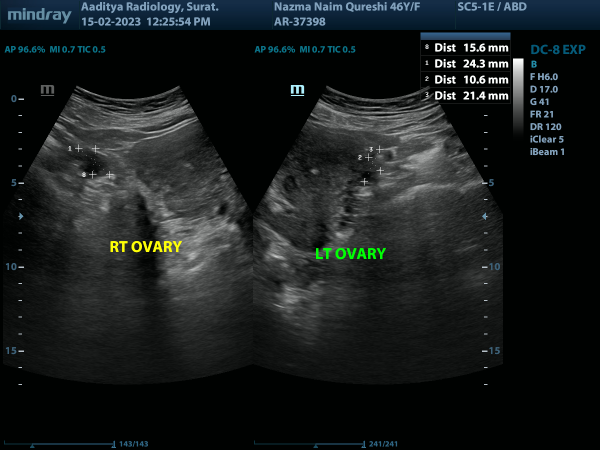
#> input picture 7.png, 1200 x 900 px (shown at 1/2 size)
$ python extract-png.py
#> lines starting #> are read from the running program, lines starting #| are printed output that depends on the picture; after the words box and inside, x2 and y2 are one past the last pixel; in counts of white or black regions, pixels touching at a corner belong together
import cv2
import numpy as np
import pytesseract
from PIL import Image

# --- CONFIGURATION ---
pytesseract.pytesseract.tesseract_cmd = r'C:\Program Files\Tesseract-OCR\tesseract.exe'
image_path = "7.png"

# --- TUNING PARAMETER ---
# This is your "zoom" level.
# 2 means 2x larger, 3 means 3x larger. Start with 2 or 3.
scale_factor = 6

# --- Load the image with OpenCV ---
img_cv = cv2.imread(image_path)
#> img_cv is the input picture: shape (900, 1200, 3); mean B, G, R 28.8, 28.7, 24.3

# --- ======================================================= ---
# --- New: ZOOM (UPSCALE) THE IMAGE ---
# --- ======================================================= ---
# Get the original dimensions
width = int(img_cv.shape[1] * scale_factor)
height = int(img_cv.shape[0] * scale_factor)
dim = (width, height)

# Resize the image. cv2.INTER_CUBIC is a high-quality method for enlarging.
img_cv = cv2.resize(img_cv, dim, interpolation=cv2.INTER_CUBIC)
# --- ======================================================= ---


# --- PATH A: Process Green and Yellow Text (using HSV) ---
hsv = cv2.cvtColor(img_cv, cv2.COLOR_BGR2HSV)
lower_green = np.array([35, 40, 40])
upper_green = np.array([85, 255, 255])
lower_yellow = np.array([20, 100, 100])
upper_yellow = np.array([30, 255, 255])
mask_green = cv2.inRange(hsv, lower_green, upper_green)
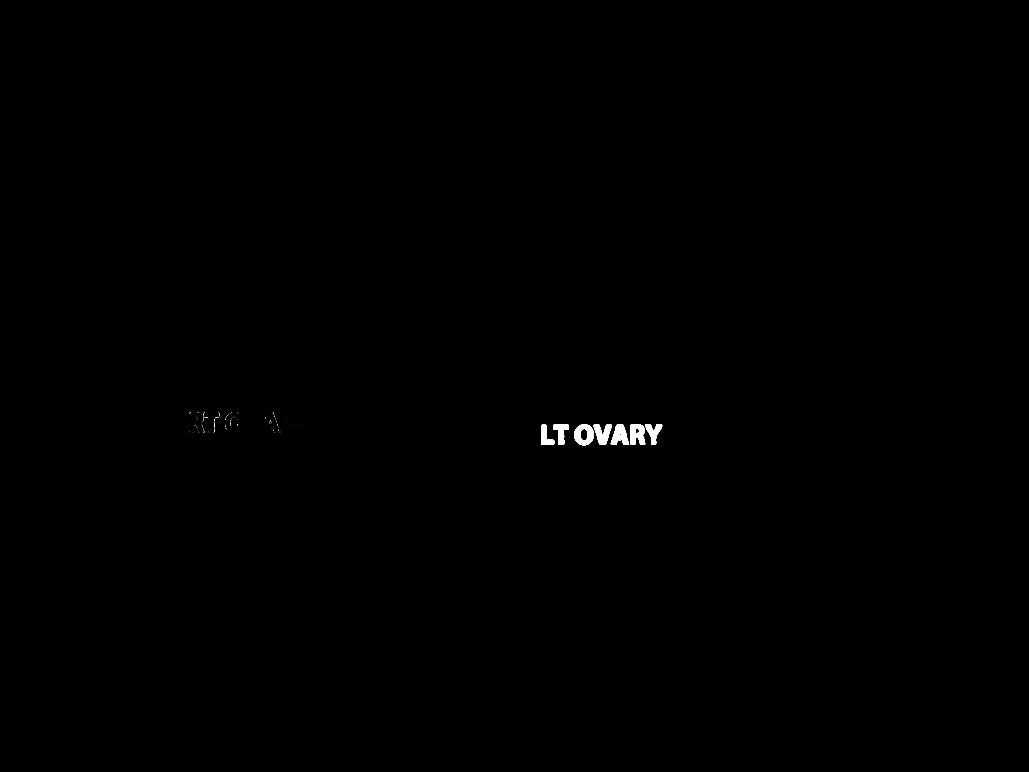
#> mask_green: shape (5400, 7200) (shown at 1/7 size); 0.17% white; 184 white regions (177 under 20 px), largest, box (x1, y1, x2, y2) and area: (4023, 2973, 4155, 3117) 12105, (4413, 2973, 4519, 3111) 11196, (4275, 2973, 4402, 3111) 10668
mask_yellow = cv2.inRange(hsv, lower_yellow, upper_yellow)
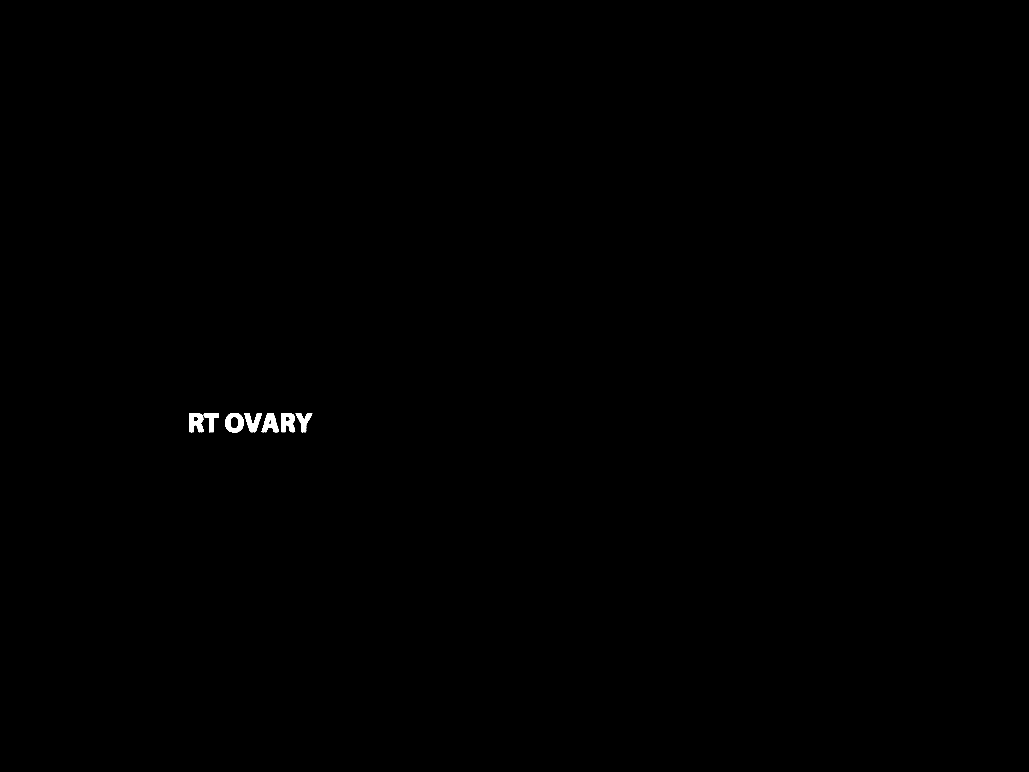
#> mask_yellow: shape (5400, 7200) (shown at 1/7 size); 0.15% white; 15 white regions (8 under 20 px), largest, box (x1, y1, x2, y2) and area: (1577, 2891, 1705, 3029) 10085, (1325, 2891, 1424, 3025) 9579, (1967, 2891, 2066, 3026) 9551
combined_color_mask = cv2.bitwise_or(mask_green, mask_yellow)

# --- PATH B: Process White Text (using Grayscale Threshold) ---
# THIS IS THE CORRECTED LINE:
gray = cv2.cvtColor(img_cv, cv2.COLOR_BGR2GRAY)
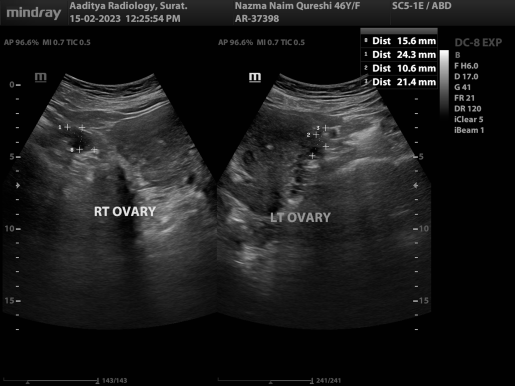
#> gray: shape (5400, 7200) (shown at 1/14 size); min 0, max 255, mean 27.2

# Adjust the threshold value if needed.
_, mask_white = cv2.threshold(gray, 200, 255, cv2.THRESH_BINARY)
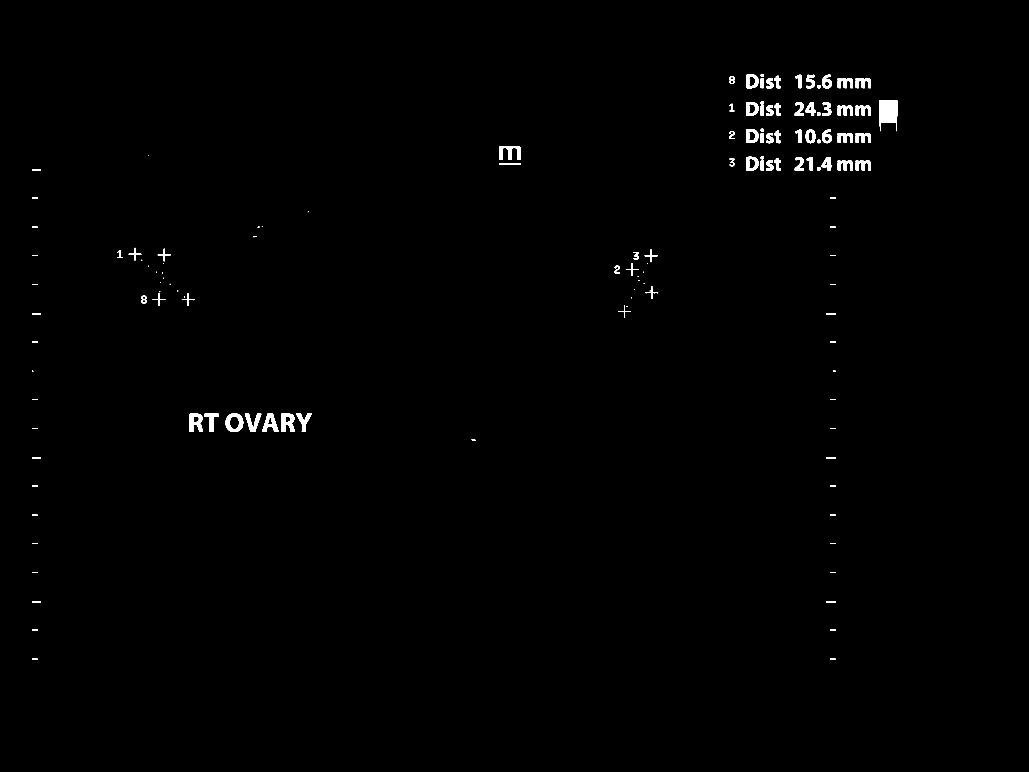
#> mask_white: shape (5400, 7200) (shown at 1/7 size); 0.55% white; 133 white regions (25 under 20 px), largest, box (x1, y1, x2, y2) and area: (6157, 703, 6281, 918) 18942, (3493, 1022, 3646, 1120) 8732, (1580, 2894, 1702, 3024) 7910

# --- Combine all masks together ---
final_mask = cv2.bitwise_or(combined_color_mask, mask_white)
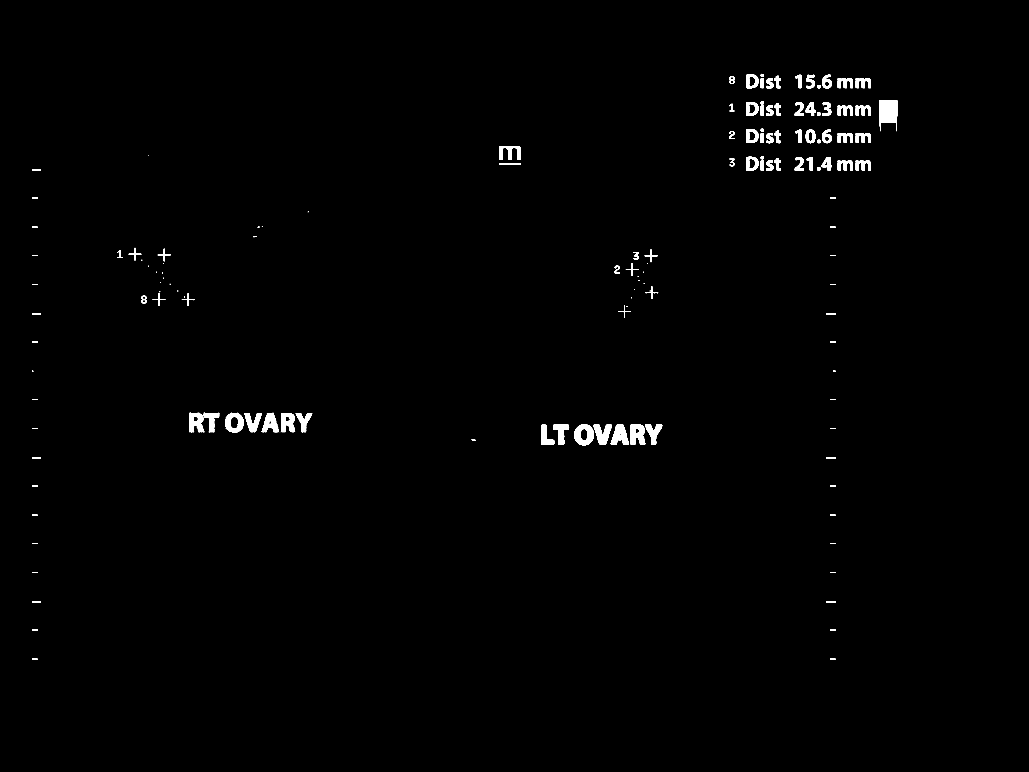
#> final_mask: shape (5400, 7200) (shown at 1/7 size); 0.75% white; 325 white regions (210 under 20 px), largest, box (x1, y1, x2, y2) and area: (6157, 703, 6281, 918) 18942, (4023, 2973, 4155, 3117) 12105, (4413, 2973, 4519, 3111) 11196

# --- Optional but Recommended: Refine the Mask ---
# This helps make characters more solid after upscaling.
kernel = np.ones((2,2), np.uint8)
final_mask = cv2.morphologyEx(final_mask, cv2.MORPH_CLOSE, kernel)
#> final_mask: shape (5400, 7200); 0.76% white; 257 white regions (140 under 20 px), largest, box (x1, y1, x2, y2) and area: (6158, 704, 6282, 919) 18942, (4024, 2974, 4156, 3118) 12108, (4414, 2974, 4520, 3112) 11197

# --- Create a clean image for OCR ---
# Create a new white background image
final_image = np.full(img_cv.shape, 255, dtype=np.uint8)
# Use the final combined mask to copy the text (now in black) onto the white background
np.copyto(final_image, 0, where=final_mask[:,:,None] == 255)

# --- Perform OCR ---
final_image_pil = Image.fromarray(cv2.cvtColor(final_image, cv2.COLOR_BGR2RGB))
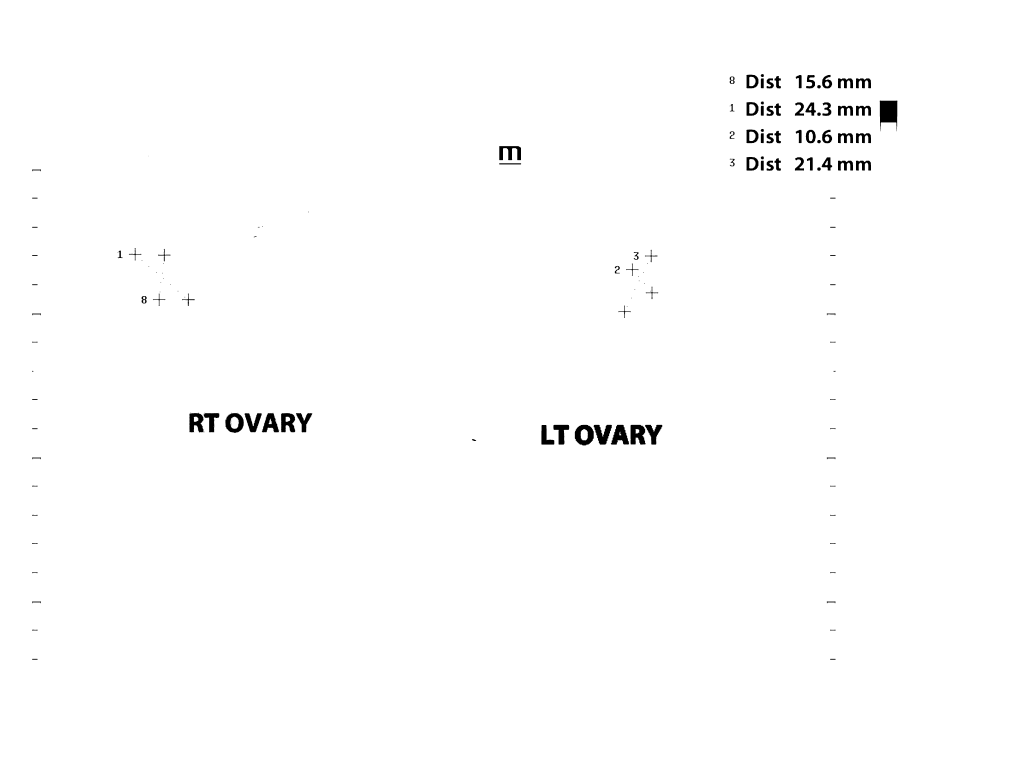
#> final_image_pil: PIL image 7200x5400 RGB (shown at 1/7 size); 99.2% white; 257 black regions (140 under 20 px), largest, box (x1, y1, x2, y2) and area: (6158, 704, 6282, 919) 18942, (4024, 2974, 4156, 3118) 12108, (4414, 2974, 4520, 3112) 11197

# You can save the intermediate image to see what Tesseract is processing
# This is VERY helpful for debugging!
final_image_pil.save("processed_for_ocr.png")

# Optional but Recommended: Add Tesseract Configuration
# --psm 6 assumes a single uniform block of text.
custom_config = r'--oem 3 --psm 6'

#> (the run stopped early here; a loop or call above may not have finished)

$ run again, with 0.png copied over 7.png
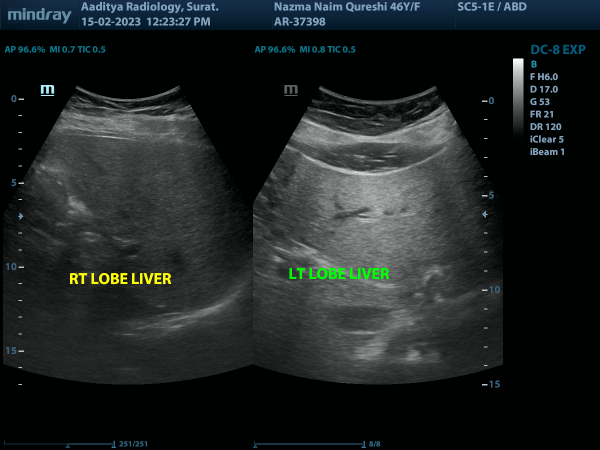
#> input picture 0.png, 1200 x 900 px (shown at 1/2 size)
#> img_cv is the input picture: shape (900, 1200, 3); mean B, G, R 34.9, 35.2, 30.7
#> `mask_green = cv2.inRange(hsv, lower_green, upper_green)`:
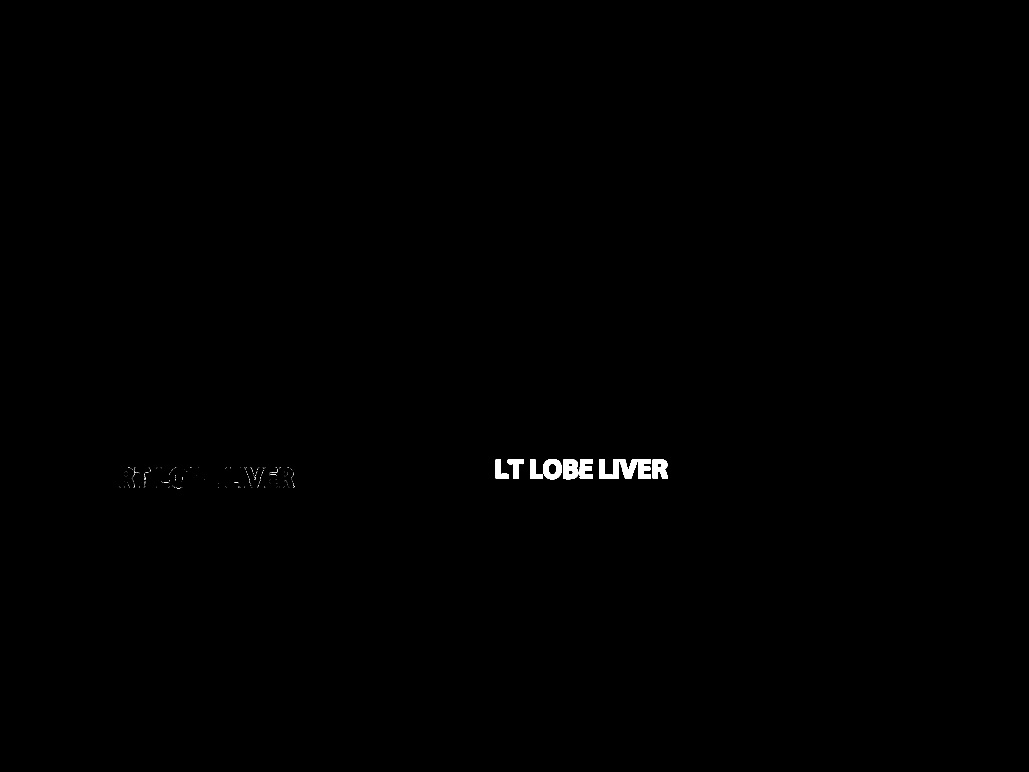
#> mask_green: shape (5400, 7200) (shown at 1/7 size); 0.25% white; 368 white regions (353 under 20 px), largest, box (x1, y1, x2, y2) and area: (3801, 3214, 3933, 3356) 11815, (3945, 3214, 4049, 3356) 11716, (4569, 3214, 4676, 3351) 10991
#> mask_yellow: shape (5400, 7200); 0.22% white; 19 white regions (8 under 20 px), largest, box (x1, y1, x2, y2) and area: (1331, 3275, 1430, 3412) 10201, (1187, 3275, 1315, 3414) 10096, (839, 3275, 938, 3409) 9542
#> mask_white: shape (5400, 7200); 0.28% white; 70 white regions (5 under 20 px), largest, box (x1, y1, x2, y2) and area: (6157, 703, 6281, 918) 18942, (493, 1022, 646, 1120) 8732, (1334, 3279, 1426, 3407) 8049
#> `final_image_pil = Image.fromarray(cv2.cvtColor(final_image, cv2.COLOR_..`:
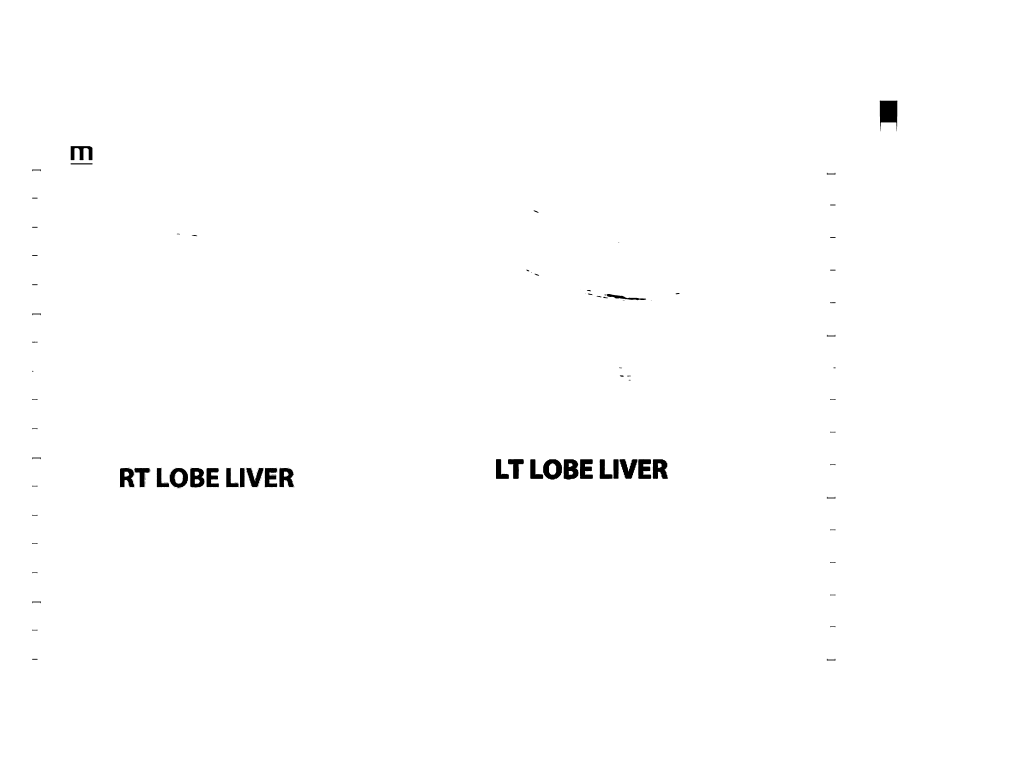
#> final_image_pil: PIL image 7200x5400 RGB (shown at 1/7 size); 99.4% white; 311 black regions (226 under 20 px), largest, box (x1, y1, x2, y2) and area: (6158, 704, 6282, 919) 18942, (3802, 3215, 3934, 3357) 11820, (3946, 3215, 4050, 3357) 11723

$ run again, with 1.png copied over 7.png
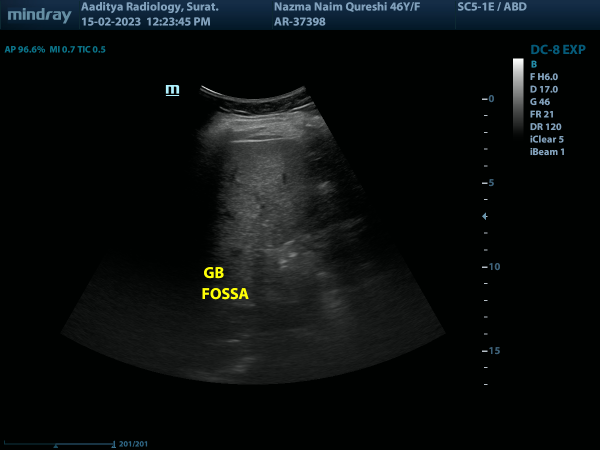
#> input picture 1.png, 1200 x 900 px (shown at 1/2 size)
#> img_cv is the input picture: shape (900, 1200, 3); mean B, G, R 14.3, 14, 10.2
#> mask_green: shape (5400, 7200); 0% white in thin lines or dots, all inside (x1, y1, x2, y2) = (2569, 3201, 2987, 3597)
#> `mask_yellow = cv2.inRange(hsv, lower_yellow, upper_yellow)`:
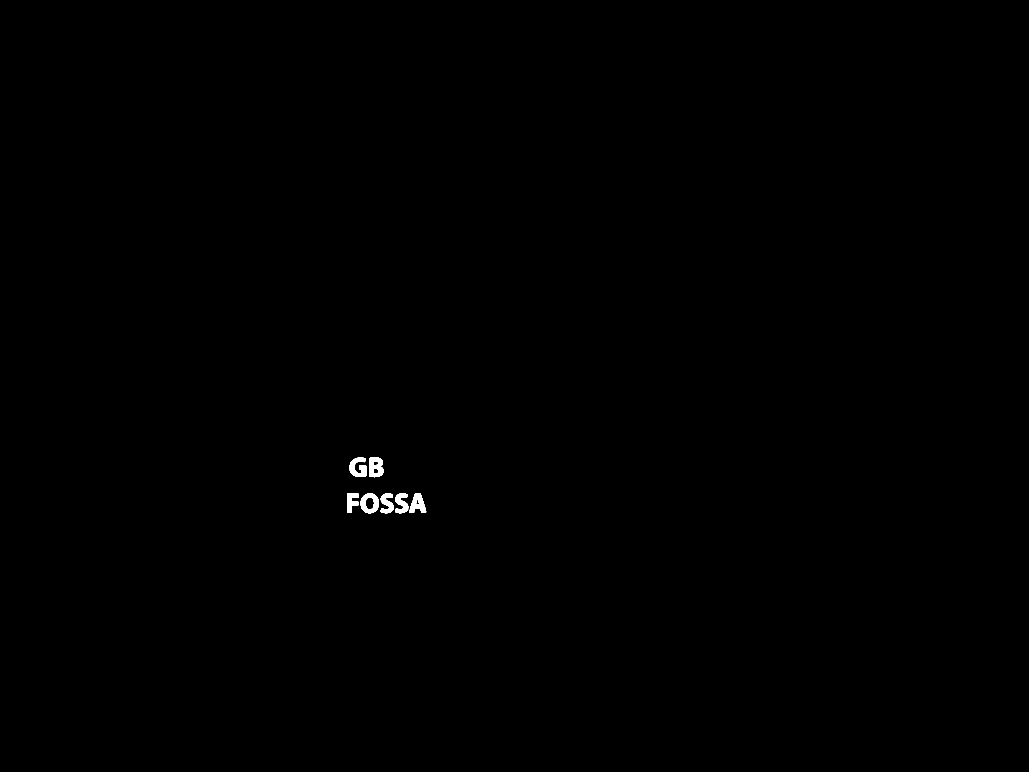
#> mask_yellow: shape (5400, 7200) (shown at 1/7 size); 0.16% white; 8 white regions (1 under 20 px), largest, box (x1, y1, x2, y2) and area: (2585, 3203, 2684, 3340) 10213, (2525, 3455, 2653, 3593) 10063, (2448, 3204, 2565, 3339) 9650
#> mask_white: shape (5400, 7200); 0.21% white; 35 white regions (3 under 20 px), largest, box (x1, y1, x2, y2) and area: (6157, 703, 6281, 918) 18942, (1993, 1022, 2146, 1120) 8732, (2588, 3207, 2680, 3335) 8045
#> `final_image_pil = Image.fromarray(cv2.cvtColor(final_image, cv2.COLOR_..`:
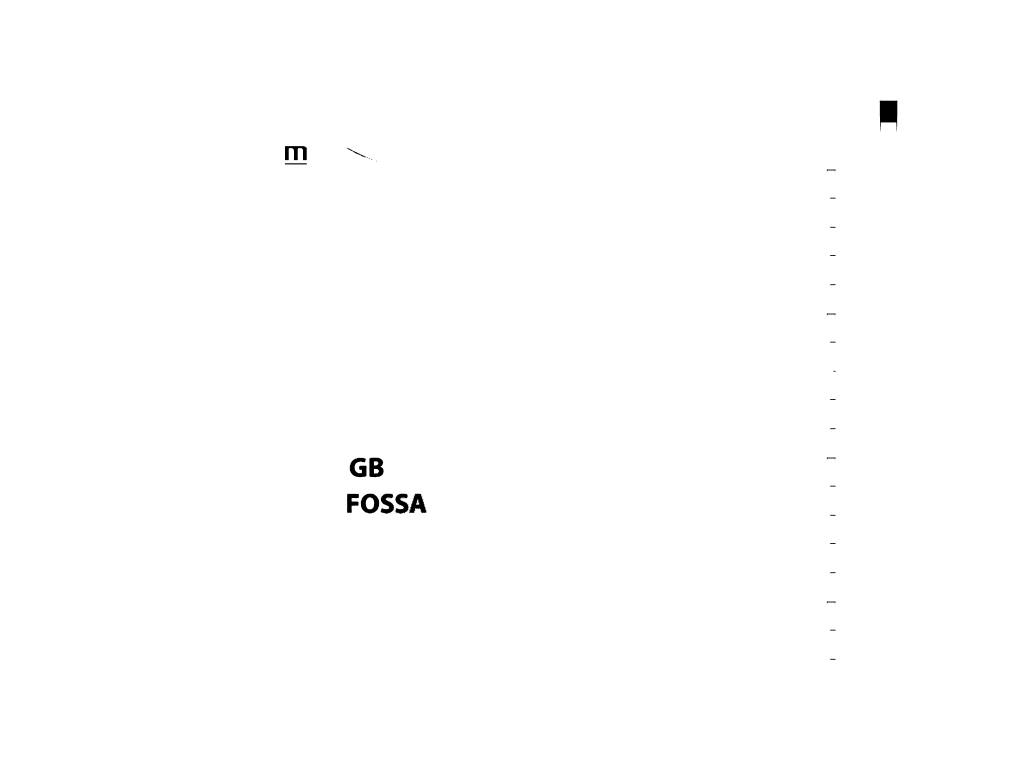
#> final_image_pil: PIL image 7200x5400 RGB (shown at 1/7 size); 99.8% white; 173 black regions (141 under 20 px), largest, box (x1, y1, x2, y2) and area: (6158, 704, 6282, 919) 18942, (2586, 3204, 2685, 3341) 10264, (2526, 3456, 2654, 3594) 10092
